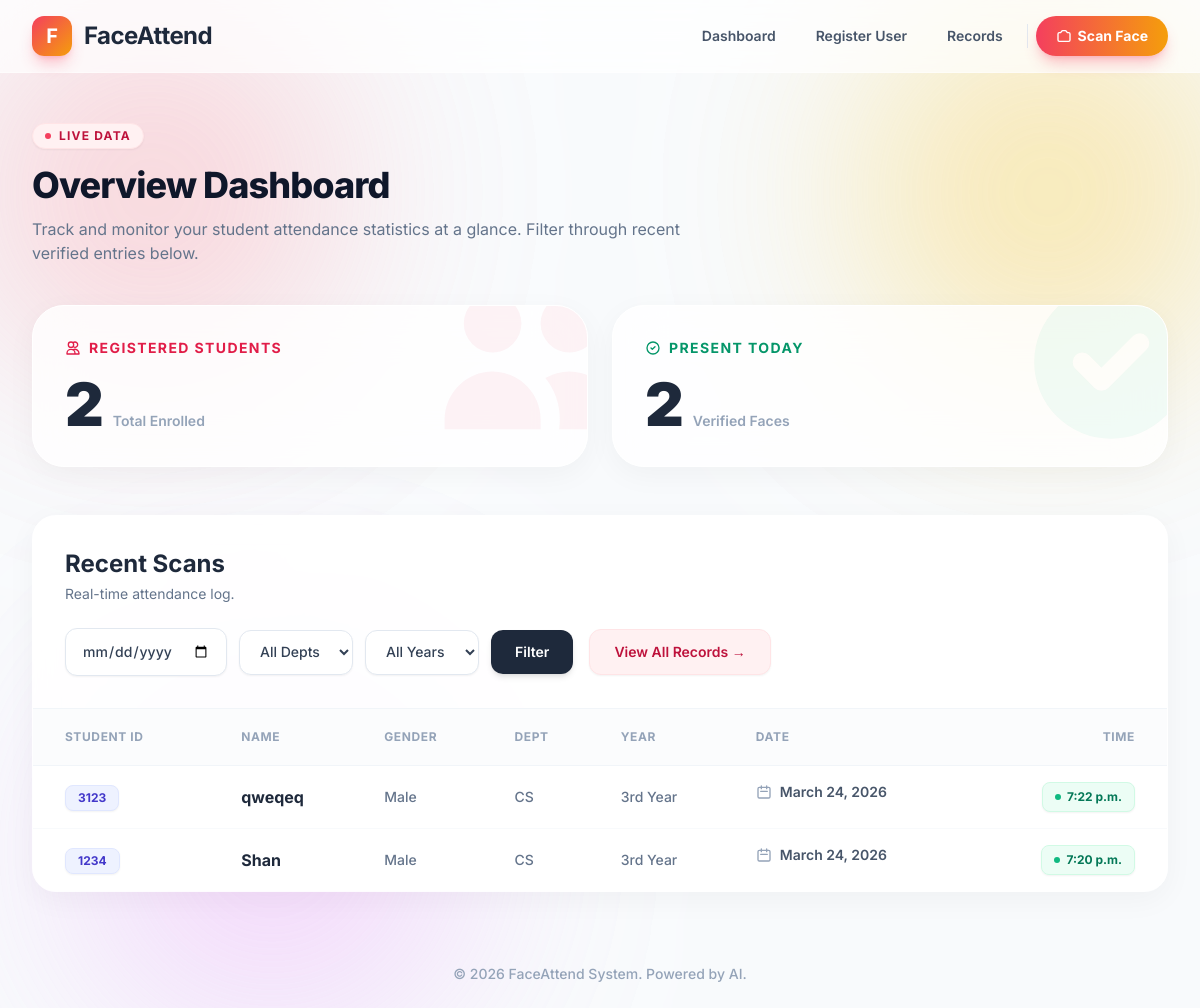
The app's page /, older data.
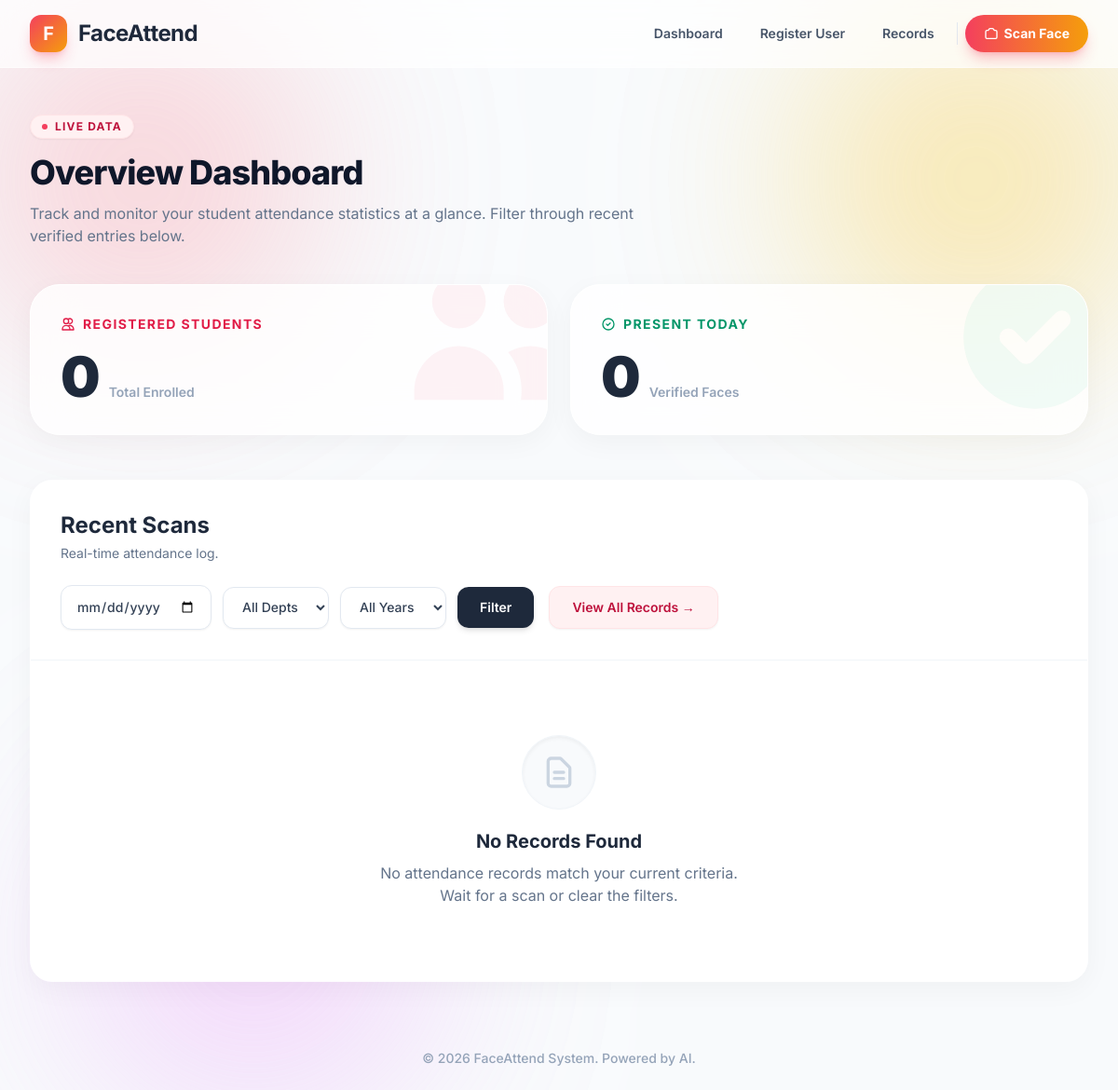
The same page, newer data.
### attendance/models.py (models this page shows, shortened)
class Attendance(models.Model):
    student = models.ForeignKey(Student, on_delete=models.CASCADE)
    date = models.DateField(auto_now_add=True)
    time = models.TimeField(auto_now_add=True)
    class Meta:
        unique_together = ('student', 'date')  # One attendance per day

class Student(models.Model):
    name = models.CharField(max_length=255)
    student_id = models.CharField(max_length=50, unique=True, null=True, blank=True)
    YEAR_CHOICES = [
        ('1st Year', '1st Year'),
        ('2nd Year', '2nd Year'),
        ('3rd Year', '3rd Year'),
        ('4th Year', '4th Year'),
    ]
    year = models.CharField(max_length=20, choices=YEAR_CHOICES, null=True, blank=True)
    GENDER_CHOICES = [
        ('Male', 'Male'),
        ('Female', 'Female'),
        ('Other', 'Other'),
    ]
    gender = models.CharField(max_length=20, choices=GENDER_CHOICES, null=True, blank=True)
    DEPARTMENT_CHOICES = [
        ('CS', 'Computer Science'),
        ('IT', 'Information Technology'),
        ('ECE', 'Electronics and Communication'),
        ('ME', 'Mechanical Engineering'),
        ('CE', 'Civil Engineering'),
    ]
    department = models.CharField(max_length=50, choices=DEPARTMENT_CHOICES, null=True, blank=True)
    face_encoding = models.TextField()
    created_at = models.DateTimeField(auto_now_add=True)

### attendance/views.py (the view)
# urls.py: path('', views.dashboard, name='dashboard'),
def dashboard(request):
    date_filter = request.GET.get('date')
    dept_filter = request.GET.get('department')
    year_filter = request.GET.get('year')
    filters = {}
    if date_filter: filters['date'] = date_filter
    if dept_filter: filters['student__department'] = dept_filter
    if year_filter: filters['student__year'] = year_filter
    recent_attendance = Attendance.objects.filter(**filters).select_related('student').order_by('-date', '-time')[:10]
    context = {
        'recent_attendance': recent_attendance,
        'total_students': Student.objects.count(),
        'today_attendance': Attendance.objects.filter(date=datetime.now().date()).count(),
        'selected_date': date_filter or '',
        'selected_dept': dept_filter or '',
        'selected_year': year_filter or '',
    }
    return render(request, 'attendance/dashboard.html', context)

### templates/attendance/dashboard.html (shortened to what the changed rows need)
{% extends 'base.html' %}
{% block content %}
<div class="mb-10">
    <h1 class="text-4xl font-extrabold text-slate-900 tracking-tight">Overview Dashboard</h1>
</div>
<div class="grid grid-cols-1 md:grid-cols-2 gap-6 mb-12">
    <div class="group relative overflow-hidden bg-white/80 backdrop-blur-xl border border-white rounded-[2rem] p-8 shadow-[0_8px_30px_rgb(0,0,0,0.04)] transition-all duration-300 hover:-translate-y-1 hover:shadow-[0_20px_40px_rgb(99,102,241,0.1)]">
        <div class="relative z-10">
            <div class="flex items-baseline gap-3 mt-4">
                <p class="text-6xl font-black text-slate-800 tracking-tighter">{{ total_students }}</p>
                <span class="text-sm font-semibold text-slate-400">Total Enrolled</span>
            </div>
        </div>
    </div>
    <div class="group relative overflow-hidden bg-white/80 backdrop-blur-xl border border-white rounded-[2rem] p-8 shadow-[0_8px_30px_rgb(0,0,0,0.04)] transition-all duration-300 hover:-translate-y-1 hover:shadow-[0_20px_40px_rgb(16,185,129,0.1)]">
        <div class="relative z-10">
            <div class="flex items-baseline gap-3 mt-4">
                <p class="text-6xl font-black text-slate-800 tracking-tighter">{{ today_attendance }}</p>
                <span class="text-sm font-semibold text-slate-400">Verified Faces</span>
            </div>
        </div>
    </div>
</div>
<div class="bg-white/80 backdrop-blur-md rounded-3xl shadow-[0_8px_30px_rgb(0,0,0,0.04)] border border-white/50 overflow-hidden flex flex-col relative z-20">
    <div class="p-6 md:p-8 border-b border-slate-100 flex flex-col xl:flex-row justify-between items-start xl:items-center gap-6 xl:gap-0 bg-white/50">
        <div>
            <h2 class="text-2xl font-bold text-slate-800">Recent Scans</h2>
        </div>
    </div>
    <div class="overflow-x-auto no-scrollbar bg-white">
        {% if recent_attendance %}
        <table class="w-full text-left border-collapse">
            <thead>
                <tr class="bg-slate-50/50 border-b border-slate-100 text-xs font-bold uppercase tracking-wider text-slate-400">
                    <th class="py-5 px-8">Student ID</th>
                    <th class="py-5 px-6">Name</th>
                    <th class="py-5 px-6">Gender</th>
                    <th class="py-5 px-6">Dept</th>
                    <th class="py-5 px-6">Year</th>
                    <th class="py-5 px-6">Date</th>
                    <th class="py-5 px-8 text-right">Time</th>
                </tr>
            </thead>
            <tbody class="divide-y divide-slate-50">
                {% for record in recent_attendance %}
                <tr class="hover:bg-slate-50 transition duration-200 ease-in-out group">
                    <td class="py-4 px-8">
                        <span class="inline-flex items-center px-3 py-1 rounded-lg text-xs font-bold bg-indigo-50 text-indigo-700 border border-indigo-100 shadow-sm">{{ record.student.student_id|default:"N/A" }}</span>
                    </td>
                    <td class="py-4 px-6 font-bold text-slate-800">{{ record.student.name }}</td>
                    <td class="py-4 px-6 text-sm font-medium text-slate-500">{{ record.student.gender|default:"N/A" }}</td>
                    <td class="py-4 px-6 text-sm font-medium text-slate-500">{{ record.student.department|default:"N/A" }}</td>
                    <td class="py-4 px-6 text-sm font-medium text-slate-500">{{ record.student.year|default:"N/A" }}</td>
                    <td class="py-4 px-6 text-sm font-semibold text-slate-600 flex items-center gap-2">
                        <svg class="w-4 h-4 text-slate-400" fill="none" stroke="currentColor" viewBox="0 0 24 24"><path stroke-linecap="round" stroke-linejoin="round" stroke-width="2" d="M8 7V3m8 4V3m-9 8h10M5 21h14a2 2 0 002-2V7a2 2 0 00-2-2H5a2 2 0 00-2 2v12a2 2 0 002 2z"></path></svg>
                        {{ record.date }}
                    </td>
                    <td class="py-4 px-8 text-sm text-right align-middle">
                        <span class="inline-flex items-center gap-1.5 px-3 py-1.5 bg-emerald-50 text-emerald-700 rounded-lg text-xs font-bold border border-emerald-100 shadow-sm">
                            <span class="w-1.5 h-1.5 rounded-full bg-emerald-500"></span>
                            {{ record.time }}
                        </span>
                    </td>
                </tr>
                {% endfor %}
            </tbody>
        </table>
        {% else %}
        <div class="flex flex-col items-center justify-center py-20 text-center">
            <div class="w-20 h-20 bg-slate-50 rounded-full flex items-center justify-center mb-5 border border-slate-100 shadow-inner">
                <svg class="w-10 h-10 text-slate-300" fill="none" stroke="currentColor" viewBox="0 0 24 24"><path stroke-linecap="round" stroke-linejoin="round" stroke-width="2" d="M9 12h6m-6 4h6m2 5H7a2 2 0 01-2-2V5a2 2 0 012-2h5.586a1 1 0 01.707.293l5.414 5.414a1 1 0 01.293.707V19a2 2 0 01-2 2z"></path></svg>
            </div>
            <p class="text-xl font-bold text-slate-800 mb-2">No Records Found</p>
            <p class="text-base text-slate-500 max-w-sm">No attendance records match your current criteria. Wait for a scan or clear the filters.</p>
        </div>
        {% endif %}
    </div>
</div>
{% endblock %}

Row changes from the older to the newer data that the page shows:
removed Attendance: student.student_id "3123", student.name "qweqeq", student.gender "Male", student.department "CS", student.year "3rd Year", date "March 24, 2026", time "7:22 p.m."
removed Attendance: student.student_id "1234", student.name "Shan", student.gender "Male", student.department "CS", student.year "3rd Year", date "March 24, 2026", time "7:20 p.m."
Text that changed along with them:
{{ total_students }}: "2" → "0"
{{ today_attendance }}: "2" → "0"
text no longer shown: "STUDENT ID NAME GENDER DEPT YEAR DATE TIME"
text now shown: "No Records Found No attendance records match your current criteria. Wait for a scan or clear the filters."
